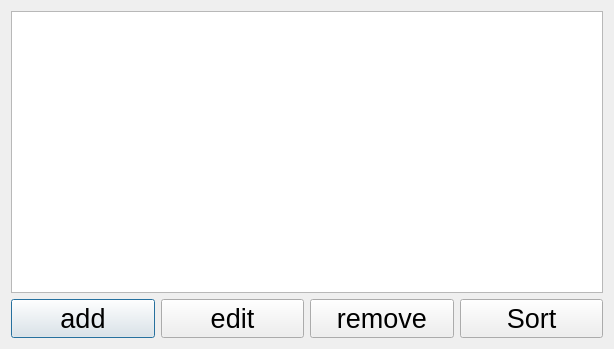
<?xml version="1.0" encoding="UTF-8"?>
<ui version="4.0">
 <class>Dialog</class>
 <widget class="QDialog" name="Dialog">
  <property name="geometry">
   <rect>
    <x>0</x>
    <y>0</y>
    <width>614</width>
    <height>349</height>
   </rect>
  </property>
  <property name="windowTitle">
   <string>Dialog</string>
  </property>
  <layout class="QVBoxLayout" name="verticalLayout">
   <item>
    <widget class="QListWidget" name="listWidget">
     <property name="font">
      <font>
       <pointsize>20</pointsize>
      </font>
     </property>
    </widget>
   </item>
   <item>
    <layout class="QHBoxLayout" name="horizontalLayout">
     <item>
      <widget class="QPushButton" name="add_btn">
       <property name="font">
        <font>
         <pointsize>20</pointsize>
        </font>
       </property>
       <property name="text">
        <string>add</string>
       </property>
      </widget>
     </item>
     <item>
      <widget class="QPushButton" name="edit_btn">
       <property name="font">
        <font>
         <pointsize>20</pointsize>
        </font>
       </property>
       <property name="text">
        <string>edit</string>
       </property>
      </widget>
     </item>
     <item>
      <widget class="QPushButton" name="remove_btn">
       <property name="font">
        <font>
         <pointsize>20</pointsize>
        </font>
       </property>
       <property name="text">
        <string>remove</string>
       </property>
      </widget>
     </item>
     <item>
      <widget class="QPushButton" name="sort_btn">
       <property name="font">
        <font>
         <pointsize>20</pointsize>
        </font>
       </property>
       <property name="text">
        <string>Sort</string>
       </property>
      </widget>
     </item>
    </layout>
   </item>
  </layout>
 </widget>
 <resources/>
 <connections/>
</ui>
